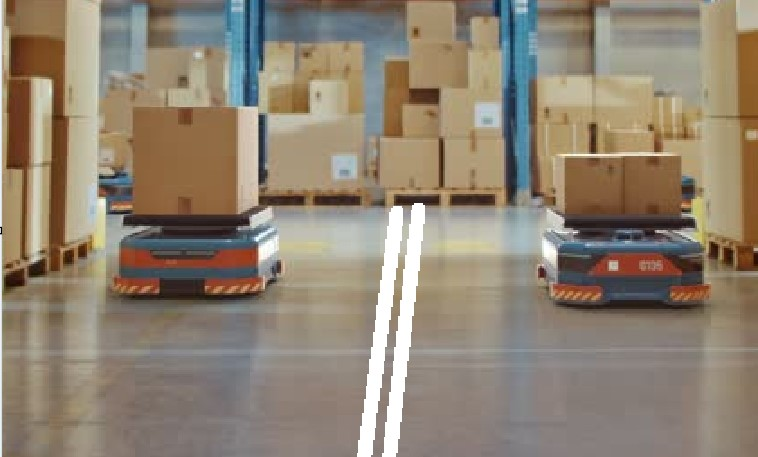
#> input picture rectas.jpg, 758 x 457 px, found by its file name
$ python main.py
#> lines starting #> are read from the running program, lines starting #| are printed output that depends on the picture; after the words box and inside, x2 and y2 are one past the last pixel; in counts of white or black regions, pixels touching at a corner belong together
import cv2
import numpy as np

# Carga la imagen
imagen = cv2.imread('/mnt/data/rectas.jpg')
#> imagen is the input picture: shape (457, 758, 3); mean B, G, R 114.6, 131.3, 143.8

# Convierte la imagen a escala de grises para mejor detección
gris = cv2.cvtColor(imagen, cv2.COLOR_BGR2GRAY)
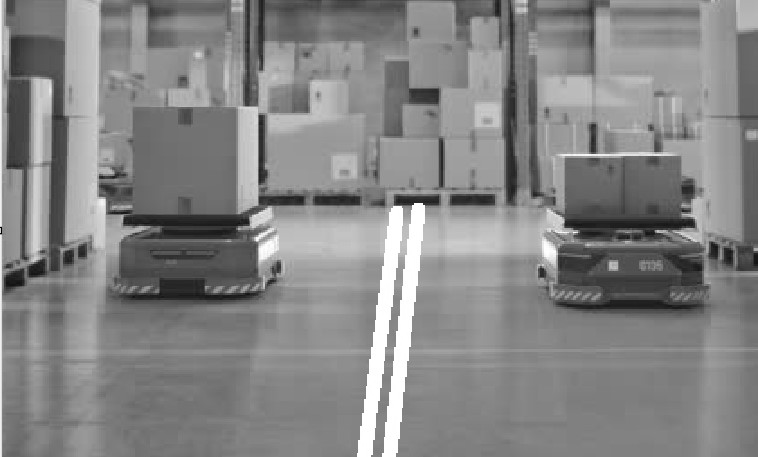
#> gris: shape (457, 758); min 0, max 255, mean 133.1

# Aplica un filtro de desenfoque para suavizar la imagen y bajar el ruido
gris_suavizado = cv2.GaussianBlur(gris, (5, 5), 0)

# Aplica un umbral para convertir la imagen en binaria en blanco y negro
_, imagen_binaria = cv2.threshold(gris_suavizado, 128, 255, cv2.THRESH_BINARY)
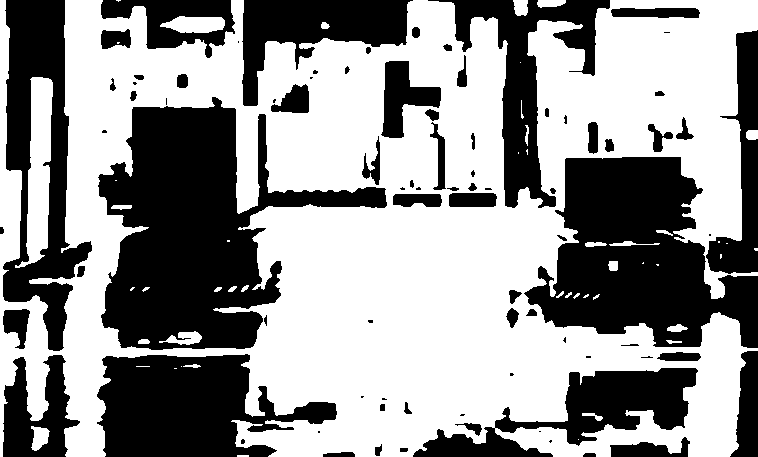
#> imagen_binaria: shape (457, 758); 58% white; 84 black regions (25 under 20 px), largest, box (x1, y1, x2, y2) and area: (98, 97, 387, 350) 34214, (524, 157, 758, 348) 26604, (97, 354, 337, 457) 15981

# Usa la transformada de Hough para identificar las líneas
lineas = cv2.HoughLines(imagen_binaria, rho=1, theta=np.pi/180, threshold=100)

# Traza las líneas identificadas en la imagen original
if lineas is not None:
    for linea in lineas:
        rho, theta = linea[0]
        a = np.cos(theta)
        b = np.sin(theta)
        x0 = a * rho
        y0 = b * rho
        x1 = int(x0 + 1000 * (-b))
        y1 = int(y0 + 1000 * (a))
        x2 = int(x0 - 1000 * (-b))
        y2 = int(y0 - 1000 * (a))
        cv2.line(imagen, (x1, y1), (x2, y2), (0, 0, 255), 2)
#> this loop made 9222 passes
#> (rho, theta, a, b, x0, y0, x1, y1) on passes 1 to 3: (513, 0.785, 0.707, 0.707, 362.7, 362.7, -344, 1069), (515, 0.785, 0.707, 0.707, 364.2, 364.2, -342, 1071), (511, 0.785, 0.707, 0.707, 361.3, 361.3, -345, 1068)
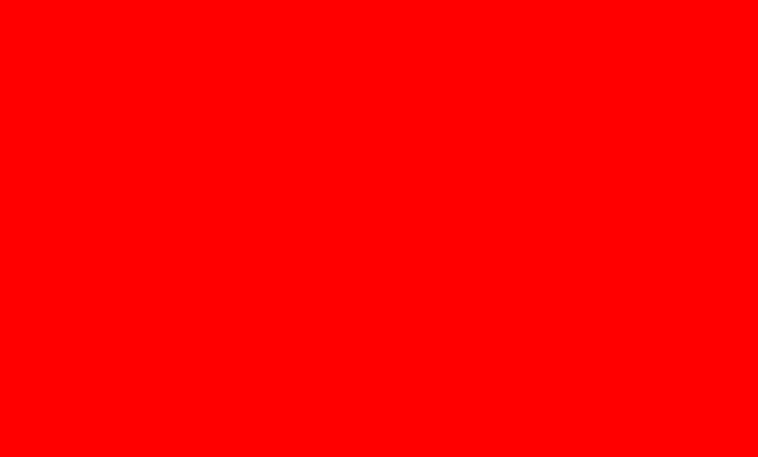
#> imagen: shape (457, 758, 3); mean B, G, R 0, 0, 255

# Devuelve la imagen con las líneas detectadas
cv2.imshow('Detección de Líneas con Transformada de Hough', imagen)
cv2.waitKey(0)
cv2.destroyAllWindows()
